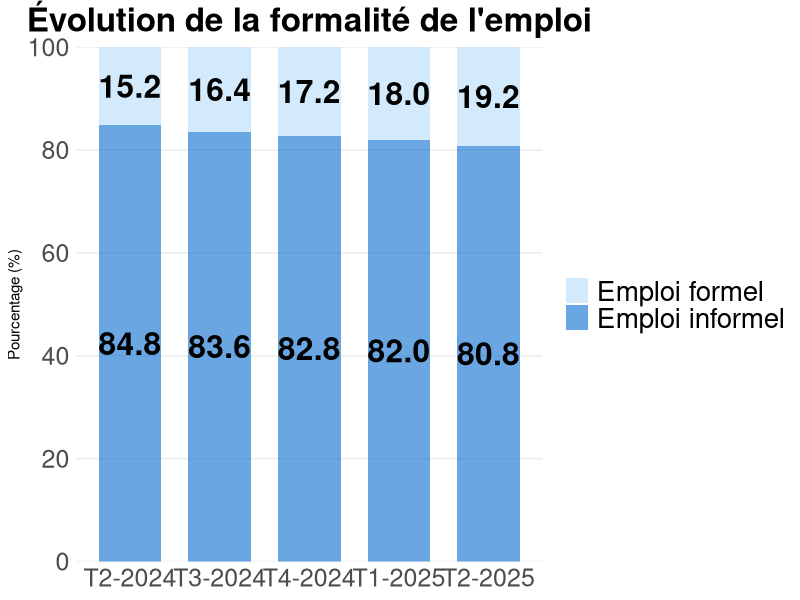

The R script that drew this image:
library(ggplot2)
library(tidyr)
library(dplyr)

# --- Données ---
emploi_data <- data.frame(
  Periode = factor(
    c("T2-2024", "T3-2024", "T4-2024", "T1-2025", "T2-2025"),
    levels = c("T2-2024", "T3-2024", "T4-2024", "T1-2025", "T2-2025")
  ),
  Emploi_informel = c(84.8, 83.6, 82.8, 82.0, 80.8),
  Emploi_formel = c(15.2, 16.4, 17.2, 18.0, 19.2)
)

# --- Format long ---
emploi_long <- emploi_data %>%
  pivot_longer(
    cols = c(Emploi_informel, Emploi_formel),
    names_to = "Type",
    values_to = "Pourcentage"
  ) %>%
  mutate(
    Type = factor(
      Type,
      levels = c("Emploi_formel", "Emploi_informel"),
      labels = c("Emploi formel", "Emploi informel")
    )
  )

# --- Graphique ---
p <- ggplot(emploi_long, aes(x = Periode, y = Pourcentage, fill = Type)) +
  geom_bar(
    stat = "identity",
    width = 0.7,
    alpha = 0.65    # -------- TRANSPARENCE DES BARRES --------
  ) +
  
  geom_text(
    aes(label = sprintf("%.1f", Pourcentage)),
    position = position_stack(vjust = 0.5),
    size = 8,
    color = "black",
    fontface = "bold"
  ) +
  
  scale_fill_manual(values = c(
    "Emploi formel" = "#BBDEFB",
    "Emploi informel" = "#1976D2"
  )) +
  
  scale_y_continuous(
    limits = c(0, 100),
    breaks = seq(0, 100, 20),
    expand = expansion(mult = c(0, 0))
  ) +
  
  labs(
    title = "Évolution de la formalité de l'emploi",
    x = NULL,
    y = "Pourcentage (%)",
    fill = NULL
  ) +
  
  theme_minimal() +
  theme(
    plot.title = element_text(size = 24, face = "bold", hjust = 0.5),
    legend.position = "right",
    legend.text = element_text(size = 20),
    panel.grid.major.x = element_blank(),
    panel.grid.minor = element_blank(),
    axis.text = element_text(size = 18)
  )

print(p)
